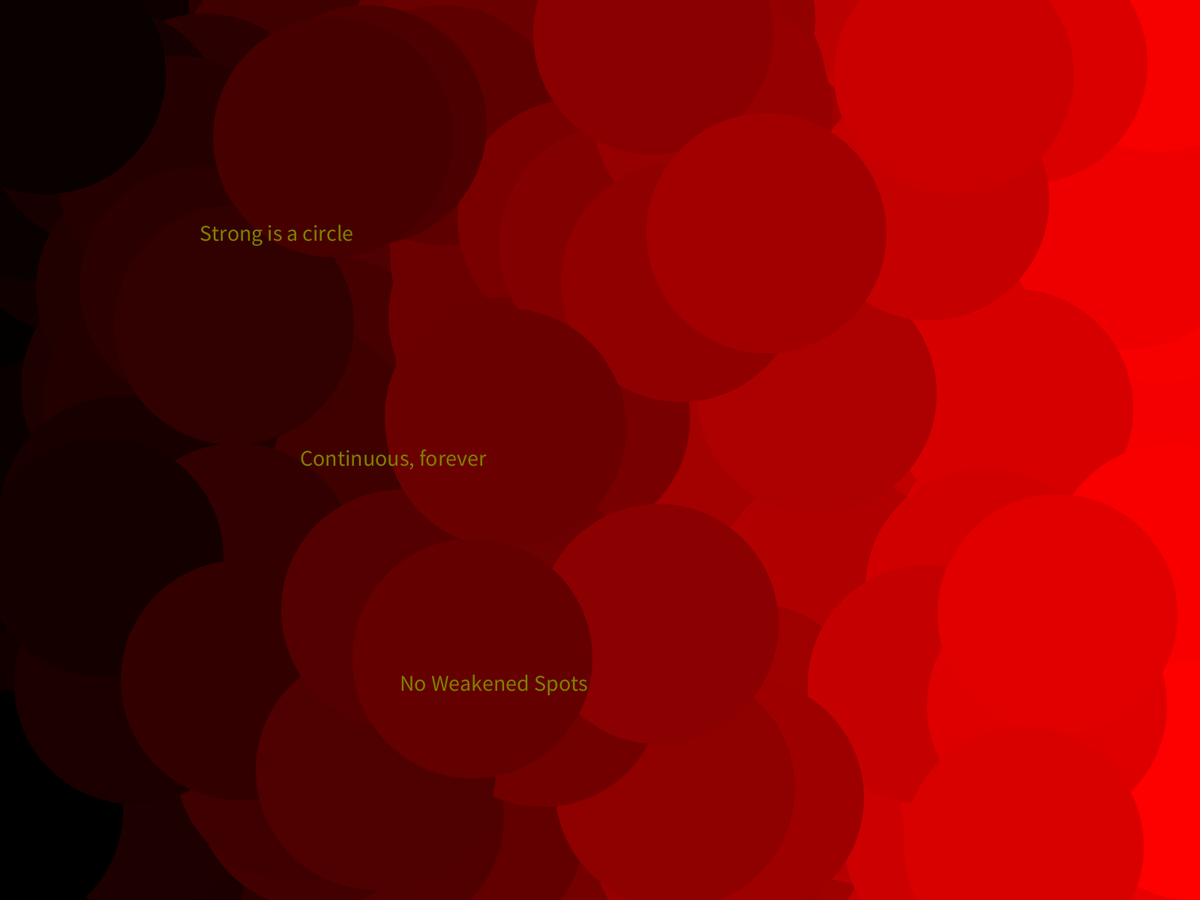
Frame 1 (no input)
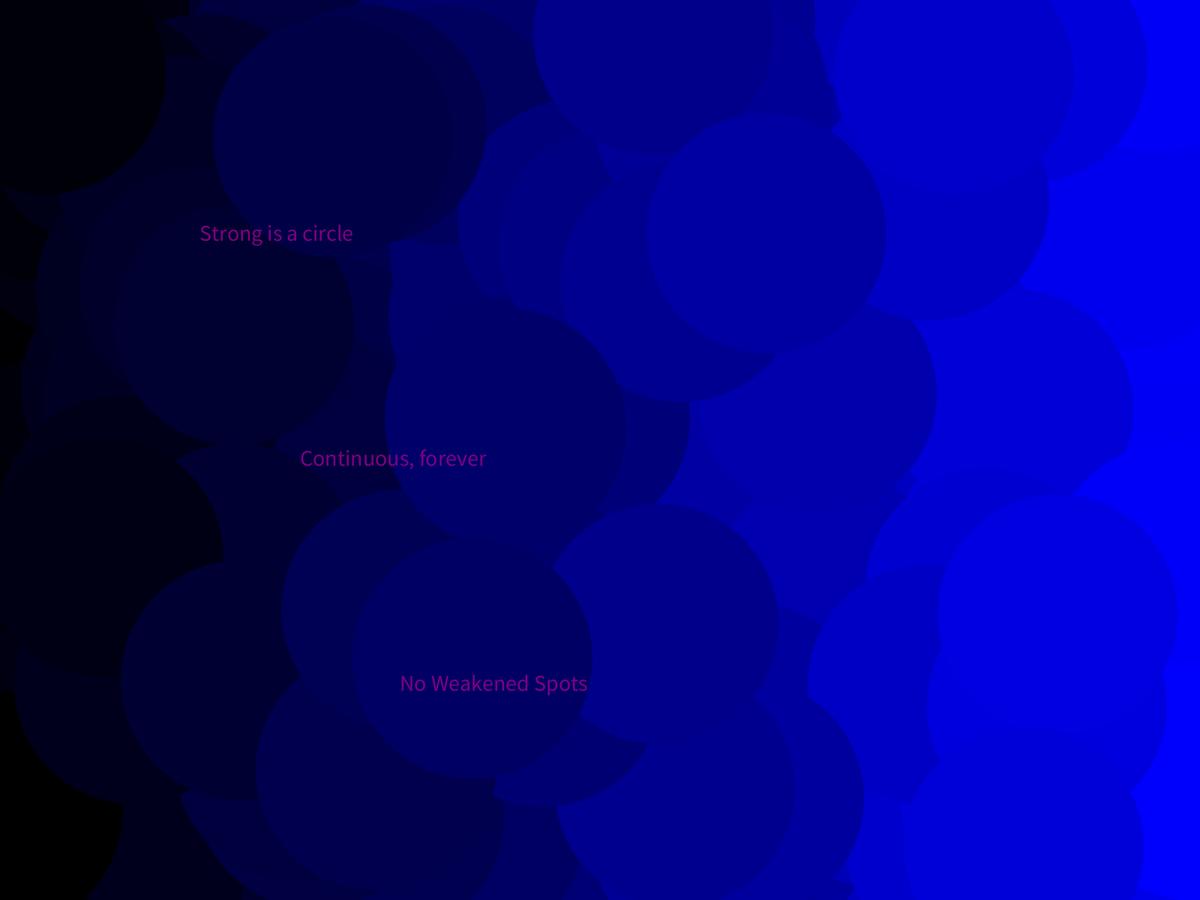
Frame 60 (the mouse pressed at the canvas centre just before this capture)
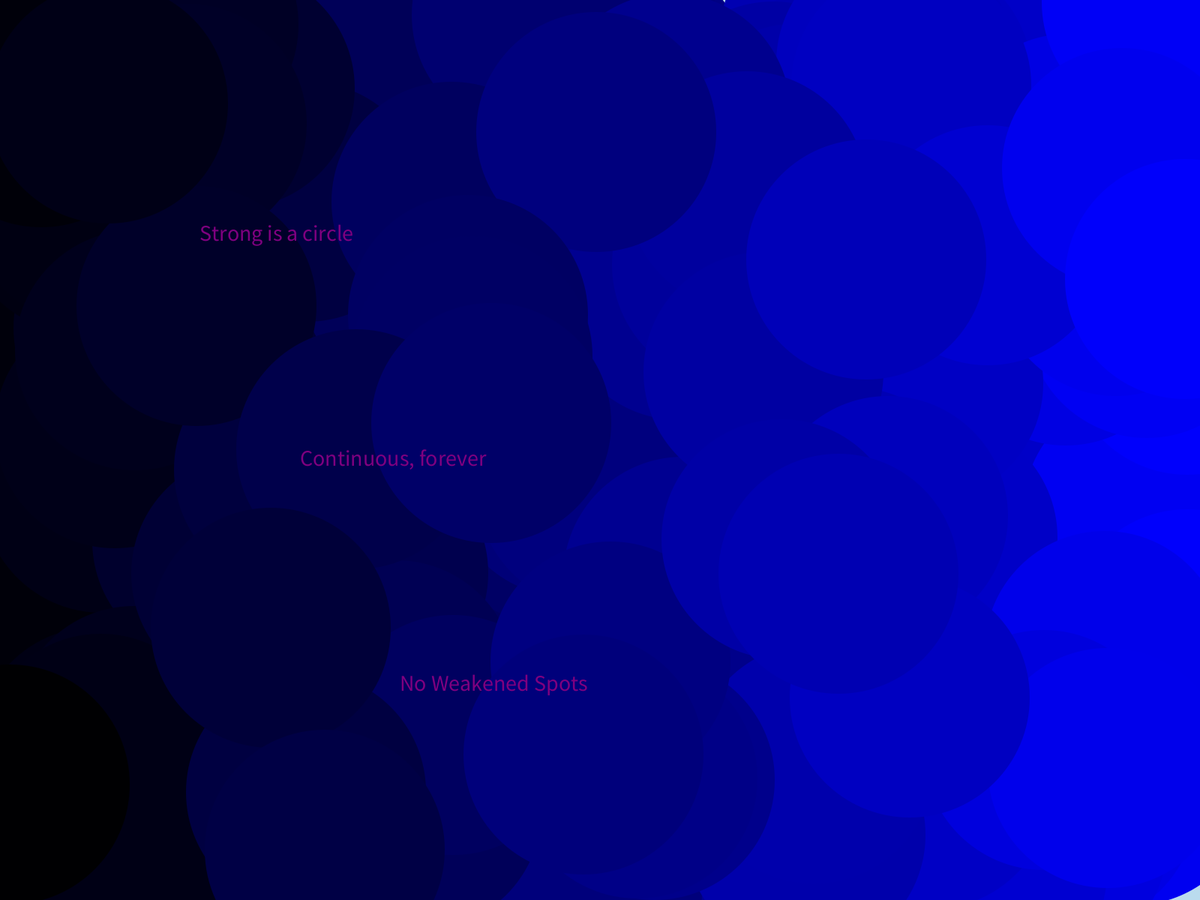
Frame 120 (the mouse held since frame 60 and released just before this capture)

The Processing sketch that drew these frames (run headless with seeded random() and noise(); from frame 60 on, the mouse is pressed at the canvas centre):

// Processing sketch: challenge_2
// ── challenge_2.pde
int num = 300;
int change;
boolean b;
int[] x;
int[] y;
int w;
color[] c;

void setup(){
 fullScreen();
 frameRate(4);
 //size(500, 500);
 change = 2;
 x = new int[num];
 y = new int[num];
 c = new color[num];
 w = Math.round(width * .2);
 
 getCircleCoordinates();
}

void draw(){
  background(0xbadbee);
  drawCircles();
  drawText();
  if(frameCount%12 == 0){   
    changeColors();
  }
  b = true;
  
}

void drawCircles(){
  noStroke();
  for(int i = 0; i < num; i++){
   fill(c[i]);
   ellipse(x[i], y[i], w, w);
  }
}

void drawText(){
  String str = "Strong is a circle";
  String str2 = "Continuous, forever";
  String str3 = "No Weakened Spots";
  textSize(30);
  //textAlign(CENTER);
  if(change == 0){
   fill(127, 0, 127);
  } else if(change == 1){
   fill(0, 127, 127);
  } else if(change == 2){
   fill(127, 127, 0);
  }
  text(str,width/6, height/4, width, 500);
  text(str2,width/4, height/4 * 2, width, 500);
  text(str3,width/3, height/4 * 3, width, 500);
  
}
void mousePressed(){
  getCircleCoordinates();
  changeColors();
}

void getCircleCoordinates(){
 for(int i = 0; i < num; i++){
  x[i] = Math.round(random(0, width));
  y[i] = Math.round(random(0, height));
  c[i] = color((255 * x[i])/width, 0, 0);
 }
}

void changeColors(){
  if(change == 0){ //blue
    for(int i = 0; i < num; i++){
      c[i] = color(0,(255 * x[i])/width, 0);
    }
  } else if(change == 1){ //red
    for(int i = 0; i < num; i++){
      c[i] = color((255 * x[i])/width, 0, 0);
    }
  } else if(change == 2){ //green
    for(int i = 0; i < num; i++){
      c[i] = color(0, 0,(255 * x[i])/width);
    }
  }
  
  change++;
  change = change % 3;
}
